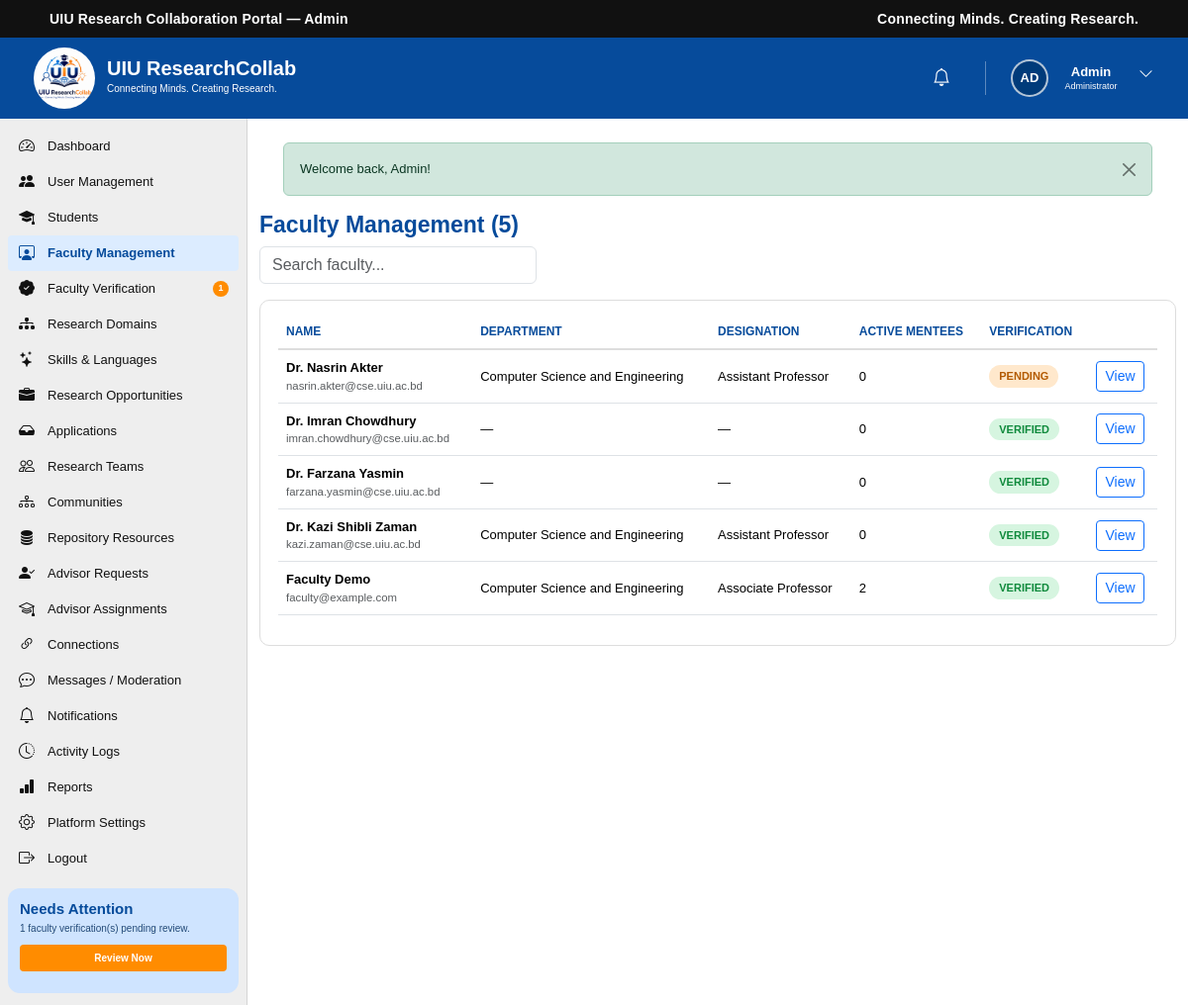
The page /admin/faculty.php (signed in) on the database its author committed.
### tables this page shows
CREATE TABLE `users` (
  `id` int(10) UNSIGNED NOT NULL,
  `name` varchar(100) NOT NULL,
  `email` varchar(150) NOT NULL,
  `password` varchar(255) NOT NULL,
  `role` enum('student','faculty','admin') NOT NULL DEFAULT 'student',
  `status` enum('active','inactive','suspended') NOT NULL DEFAULT 'active',
  `email_verified_at` datetime DEFAULT NULL,
  `last_login_at` datetime DEFAULT NULL,
  `created_at` timestamp NOT NULL DEFAULT current_timestamp(),
  `updated_at` timestamp NOT NULL DEFAULT current_timestamp() ON UPDATE current_timestamp()
);

CREATE TABLE `faculty_profiles` (
  `id` int(10) UNSIGNED NOT NULL,
  `user_id` int(10) UNSIGNED NOT NULL,
  `faculty_id` varchar(50) DEFAULT NULL,
  `department` varchar(150) DEFAULT NULL,
  `designation` varchar(150) DEFAULT NULL,
  `specialization` varchar(200) DEFAULT NULL,
  `office_location` varchar(150) DEFAULT NULL,
  `phone` varchar(30) DEFAULT NULL,
  `bio` text DEFAULT NULL,
  `profile_photo` varchar(255) DEFAULT NULL,
  `linkedin_url` varchar(255) DEFAULT NULL,
  `google_scholar_url` varchar(255) DEFAULT NULL,
  `researchgate_url` varchar(255) DEFAULT NULL,
  `created_at` timestamp NOT NULL DEFAULT current_timestamp(),
  `updated_at` timestamp NOT NULL DEFAULT current_timestamp() ON UPDATE current_timestamp()
);

### includes/functions.php (called while the page is built, shortened)
<?php
function e(?string $value): string
{
    return htmlspecialchars((string)$value, ENT_QUOTES, 'UTF-8');
}
function base_url(): string
{
    static $base = null;
    if ($base === null) {
        $root    = str_replace('\\', '/', rtrim(dirname(__DIR__), '/\\'));
        $docRoot = str_replace('\\', '/', rtrim($_SERVER['DOCUMENT_ROOT'] ?? '', '/\\'));
        $base    = ($docRoot !== '' && strpos($root, $docRoot) === 0) ? substr($root, strlen($docRoot)) : '';
    }
    return $base;
}
function url(string $path): string
{
    return base_url() . $path;
}
function initials(string $name): string
{
    $parts = array_filter(preg_split('/\s+/', trim($name)));
    $parts = array_values($parts);
    $first = mb_substr($parts[0], 0, 1);
    $last  = count($parts) > 1 ? mb_substr(end($parts), 0, 1) : '';
    return mb_strtoupper($first . $last);
}
function current_page(): int
{
    $p = isset($_GET['page']) ? (int)$_GET['page'] : 1;
    return $p > 0 ? $p : 1;
}
function paginate_offset(int $page, int $perPage): int
{
    return ($page - 1) * $perPage;
}

### includes/auth.php (called while the page is built, shortened)
<?php
function current_user_id(): ?int
{
    return isset($_SESSION['user_id']) ? (int)$_SESSION['user_id'] : null;
}
function is_logged_in(): bool
{
    return isset($_SESSION['user_id']);
}
function current_user(): ?array
{
    static $cache = null;
    if ($cache === null) {
        $stmt = db()->prepare('SELECT * FROM users WHERE id = ? LIMIT 1');
        $stmt->execute([current_user_id()]);
        $cache = $stmt->fetch() ?: null;
    }
    return $cache;
}

### config/database.php (called while the page is built, shortened)
<?php
function db(): PDO
{
    static $pdo = null;
    if ($pdo === null) {
        $dsn = 'mysql:host=' . DB_HOST . ';dbname=' . DB_NAME . ';charset=' . DB_CHARSET;
        try {
            $pdo = new PDO($dsn, DB_USER, DB_PASS, [
                PDO::ATTR_ERRMODE            => PDO::ERRMODE_EXCEPTION,
                PDO::ATTR_DEFAULT_FETCH_MODE => PDO::FETCH_ASSOC,
                PDO::ATTR_EMULATE_PREPARES   => false,
            ]);
        } catch (PDOException $e) {
            error_log('Database connection failed: ' . $e->getMessage());
            http_response_code(500);
            die('Service temporarily unavailable. Please try again later.');
        }
    }
    return $pdo;
}

### includes/admin_guard.php (called while the page is built, shortened)
<?php
$currentUser = current_user();

### admin/faculty.php (the view, shortened to what this page needs)
<?php
require_once __DIR__ . '/../includes/admin_guard.php';
$pdo = db();
$q = trim((string)($_GET['q'] ?? ''));
$where = ["u.role = 'faculty'"];
$params = [];
$perPage = 20;
$page = current_page();
$countStmt = $pdo->prepare("SELECT COUNT(*) FROM users u LEFT JOIN faculty_profiles fp ON fp.user_id = u.id WHERE " . implode(' AND ', $where));
$countStmt->execute($params);
$total = (int)$countStmt->fetchColumn();
$stmt = $pdo->prepare(
    "SELECT u.id, u.name, u.email, u.status, fp.id AS fp_id, fp.department, fp.designation,
            fv.status AS verification_status,
            (SELECT COUNT(*) FROM advisor_assignments aa WHERE aa.faculty_user_id = u.id AND aa.status='active') AS active_mentees
     FROM users u
     LEFT JOIN faculty_profiles fp ON fp.user_id = u.id
     LEFT JOIN faculty_verifications fv ON fv.faculty_user_id = u.id
     WHERE " . implode(' AND ', $where) . " ORDER BY u.created_at DESC LIMIT $perPage OFFSET " . paginate_offset($page, $perPage)
);
$stmt->execute($params);
$faculty = $stmt->fetchAll();
function fv_pill(?string $status): string
{
    return match ($status) {
        'verified'     => 'pill pill-green',
        'rejected'     => 'pill pill-red',
        'needs_update' => 'pill pill-orange',
        'pending'      => 'pill pill-orange',
        default        => 'pill pill-gray',
    };
}
?>
<!DOCTYPE html>
<html lang="en">
<head>
    <link href="https://cdn.jsdelivr.net/npm/bootstrap@5.3.3/dist/css/bootstrap.min.css" rel="stylesheet">
    <link rel="stylesheet" href="https://cdn.jsdelivr.net/npm/bootstrap-icons@1.11.3/font/bootstrap-icons.min.css">
    <link rel="stylesheet" href="../CSS/dashboard.css">
</head>
<body>
<?php require __DIR__ . '/../includes/admin_header.php'; ?>
<?php require __DIR__ . '/../includes/admin_sidebar.php'; ?>
    <main class="dashboard-main">
        <h2 style="color:var(--uiu-blue);font-size:23px;font-weight:700;">Faculty Management (<?= $total ?>)</h2>
        <form method="get" class="mb-3"><input type="text" name="q" value="<?= e($q) ?>" class="form-control" style="max-width:280px;" placeholder="Search faculty..."></form>
        <div class="app-panel">
            <?php if (!$faculty): ?>
                <div class="app-empty-state"><i class="bi bi-person-workspace"></i><p>No faculty found.</p></div>
            <?php else: ?>
            <div class="table-responsive-wrap">
            <table class="table table-hover">
                <thead><tr><th>Name</th><th>Department</th><th>Designation</th><th>Active Mentees</th><th>Verification</th><th></th></tr></thead>
                <tbody>
                <?php foreach ($faculty as $f): ?>
                    <tr>
                        <td><div class="fw-semibold"><?= e($f['name']) ?></div><div class="text-muted small"><?= e($f['email']) ?></div></td>
                        <td><?= e($f['department'] ?: '—') ?></td>
                        <td><?= e($f['designation'] ?: '—') ?></td>
                        <td><?= (int)$f['active_mentees'] ?></td>
                        <td><span class="<?= fv_pill($f['verification_status']) ?>"><?= e($f['verification_status'] ? str_replace('_', ' ', $f['verification_status']) : 'no record') ?></span></td>
                        <td><a href="<?= e(url('/admin/user-details.php?id=' . $f['id'])) ?>" class="btn btn-sm btn-outline-primary">View</a></td>
                    </tr>
                <?php endforeach; ?>
                </tbody>
            </table>
            </div>
            <?php endif; ?>
        </div>
    </main>
<?php require __DIR__ . '/../includes/footer.php'; ?>
</body>
</html>

### includes/admin_header.php (shortened to what this page needs)
<div class="top-bar">
    <div class="container-fluid">
        <div class="row align-items-center">
            <div class="col-6">
                <div class="portal-title">UIU Research Collaboration Portal — Admin</div>
            </div>
            <div class="col-6 text-end">
                <div class="portal-tagline">Connecting Minds. Creating Research.</div>
            </div>
        </div>
    </div>
</div>
<header class="dashboard-header">
    <div class="dashboard-header-left">
        <a href="<?= e(url('/admin/dashboard.php')) ?>" class="dashboard-logo-link">
            <img src="<?= e(url('/IMAGES/logo.jpg')) ?>" alt="UIU ResearchCollab Logo" class="dashboard-logo">
        </a>
        <div class="dashboard-brand">
            <h1>UIU ResearchCollab</h1>
            <p>Connecting Minds. Creating Research.</p>
        </div>
    </div>
    <div class="dashboard-header-right">
        <div class="header-icon notification-icon">
            <a href="<?= e(url('/admin/notifications.php')) ?>" aria-label="Notifications">
                <i class="bi bi-bell"></i>
            </a>
        </div>
        <div class="dropdown dashboard-user-dropdown">
            <button class="dashboard-user btn p-0 border-0 bg-transparent" type="button" data-bs-toggle="dropdown" aria-expanded="false" aria-label="User menu">
                <span class="user-avatar avatar-initials"><?= e(initials($currentUser['name'])) ?></span>
                <div class="user-information">
                    <h3 class="user-first-name"><?= e(explode(' ', trim($currentUser['name']))[0] ?? $currentUser['name']) ?></h3>
                    <p>Administrator</p>
                </div>
                <span class="user-dropdown-button"><i class="bi bi-chevron-down"></i></span>
            </button>
        </div>
    </div>
</header>
<div class="dashboard-wrapper">

### CSS/dashboard.css (style rules this page uses)
:root { --uiu-blue: #064b9b; --uiu-dark-blue: #003b7a; --uiu-light-blue: #e5f0ff; --uiu-orange: #ff8c00; --uiu-green: #13a538; --uiu-purple: #7b3fc6; --uiu-teal: #00a99d; --text-dark: #111111; --text-medium: #444444; --text-light: #666666; --background: #f5f5f5; --card-background: #ffffff; --border-color: #dddddd; }
* { margin: 0; padding: 0; box-sizing: border-box; }
html { scroll-behavior: smooth; }
body { font-family: Arial, Helvetica, sans-serif; background-color: var(--background); color: var(--text-dark); font-size: 14px; overflow-x: hidden; }
a { text-decoration: none; }
button, input { font-family: inherit; }
img { max-width: 100%; display: block; }
.top-bar { width: 100%; min-height: 38px; background-color: #111111; color: #ffffff; display: flex; align-items: center; }
.top-bar .container-fluid { padding-left: 50px; padding-right: 50px; }
.portal-title { font-size: 14px; font-weight: 700; letter-spacing: 0.2px; line-height: 1.2; }
.portal-tagline { font-size: 14px; font-weight: 600; letter-spacing: 0.2px; line-height: 1.2; }
.dashboard-header { width: 100%; height: 82px; background-color: var(--uiu-blue); display: flex; align-items: center; justify-content: space-between; padding: 30px 30px; color: #ffffff; }
.dashboard-header-left { display: flex; align-items: center; height: 100%; flex-shrink: 0; }
.dashboard-logo-link { display: flex; align-items: center; justify-content: center; width: 70px; height: 70px; }
.dashboard-logo { width: 62px; height: 62px; object-fit: contain; border-radius: 50%; }
.dashboard-brand { margin-left: 8px; line-height: 1; }
.dashboard-brand h1 { margin: 0; color: #ffffff; font-size: 20px; font-weight: 700; line-height: 20px; }
.dashboard-brand p { margin: 1px 0 0; color: #ffffff; font-size: 10px; line-height: 20px; }
.dashboard-header-right { height: 100%; display: flex; align-items: center; justify-content: flex-end; gap: 15px; }
.header-icon { width: 38px; height: 42px; display: flex; align-items: center; justify-content: center; position: relative; }
.dashboard-user { height: 100%; display: flex; align-items: center; gap: 8px; }
.user-avatar { width: 38px; height: 38px; border-radius: 50%; object-fit: cover; border: 2px solid rgba(255, 255, 255, 0.7); }
.user-information { min-width: 70px; }
.user-information h3 { margin: 0; color: #ffffff; font-size: 13px; font-weight: 700; line-height: 16px; }
.user-information p { margin: 0; color: #ffffff; font-size: 9px; line-height: 12px; }
.user-dropdown-button { width: 25px; height: 30px; border: none; background: transparent; color: #ffffff; font-size: 15px; cursor: pointer; }
.dashboard-wrapper { width: 100%; min-height: calc(100vh - 102px); display: flex; align-items: stretch; }
.dashboard-main { flex: 1; min-width: 0; background-color: #ffffff; padding: 10px 12px 20px; }
.avatar-initials { display: flex; align-items: center; justify-content: center; background-color: var(--uiu-dark-blue); color: #ffffff; font-size: 13px; font-weight: 700; }
.header-icon a { width: 35px; height: 35px; border: none; background: transparent; color: #ffffff; font-size: 18px; cursor: pointer; display: flex; align-items: center; justify-content: center; position: relative; }
.dashboard-user-dropdown { height: 100%; display: flex; align-items: center; }

### admin/faculty.php (style rules this page uses)
.app-panel { background:#fff;border:1px solid var(--border-color);border-radius:10px;padding:14px 18px;margin-bottom:14px }
.table thead th { color:var(--uiu-blue);font-size:12px;text-transform:uppercase;border-bottom:2px solid var(--border-color) }
.table td { vertical-align:middle;font-size:13px }
.table-responsive-wrap { overflow-x:auto }
.pill { display:inline-flex;align-items:center;padding:3px 10px;border-radius:20px;font-size:11px;font-weight:700;text-transform:uppercase }
.pill-green { background:#d6f5e0;color:#0f8a3c }
.pill-orange { background:#ffe8cc;color:#b35a00 }

### rows shown on the page
users: name "AD", name "Admin"
faculty_profiles: user.name "Dr. Nasrin Akter", user.email "nasrin.akter@cse.uiu.ac.bd", department "Computer Science and Engineering", designation "Assistant Professor", active_mentees "0", verification_status "PENDING"
users: name "Dr. Imran Chowdhury", email "imran.chowdhury@cse.uiu.ac.bd", department "—", designation "—", active_mentees "0", verification_status "VERIFIED"
users: name "Dr. Farzana Yasmin", email "farzana.yasmin@cse.uiu.ac.bd", department "—", designation "—", active_mentees "0", verification_status "VERIFIED"
faculty_profiles: user.name "Dr. Kazi Shibli Zaman", user.email "kazi.zaman@cse.uiu.ac.bd", department "Computer Science and Engineering", designation "Assistant Professor", active_mentees "0", verification_status "VERIFIED"
faculty_profiles: user.name "Faculty Demo", user.email "faculty@example.com", department "Computer Science and Engineering", designation "Associate Professor", active_mentees "2", verification_status "VERIFIED"

### other values the page prints
$label "Dashboard"
$label "User Management"
$label "Students"
$label "Faculty Management"
$label "Faculty Verification"
$pendingVerificationCount "1"
$label "Research Domains"
$label "Skills & Languages"
$label "Research Opportunities"
$label "Applications"
$label "Research Teams"
$label "Communities"
$label "Repository Resources"
$label "Advisor Requests"
$label "Advisor Assignments"
